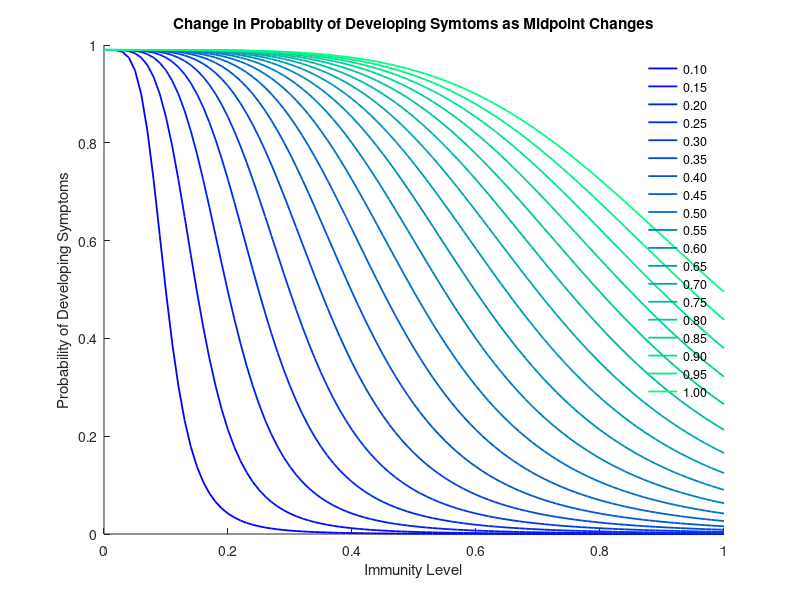

This figure's MATLAB source: (Note: this script raises an error after producing the figure.)
% bfa_esm_clinical_probablity.m
%
% Plot the range of Z values that adjust the clinical probablity of of
% symptoms.
clear;

% Fixed variables
p_min = 0.005;
p_max = 0.99;
z = 4.5;

% Bounds of immunity
M = 0:0.01:1;

% Midpoint values
midpoint = 0.1:0.05:1.0;

% Prepare variable connected to Z range
labels = cell(1, size(midpoint, 2));
color = winter(size(midpoint, 2));

% Plot all off the Z-value curves, note the legends
hold on;
ndx = 1;
for mid = midpoint
    p_clinical = (p_max  ./ (1 + (M / mid) .^ z)) ;
    
    plot(M, p_clinical, 'color', color(ndx,:), 'linewidth',1.3); 
    labels{1 ,ndx} = sprintf('%0.2f', mid);
    ndx = ndx + 1;
end 

xlabel('Immunity Level');
ylabel('Probability of Developing Symptoms');
title('Change in Probablity of Developing Symtoms as Midpoint Changes');
legend(labels);
legend boxoff;

graphic = gca;
graphic.FontSize = 20;

set(gcf, 'Position', get(0, 'Screensize'));
